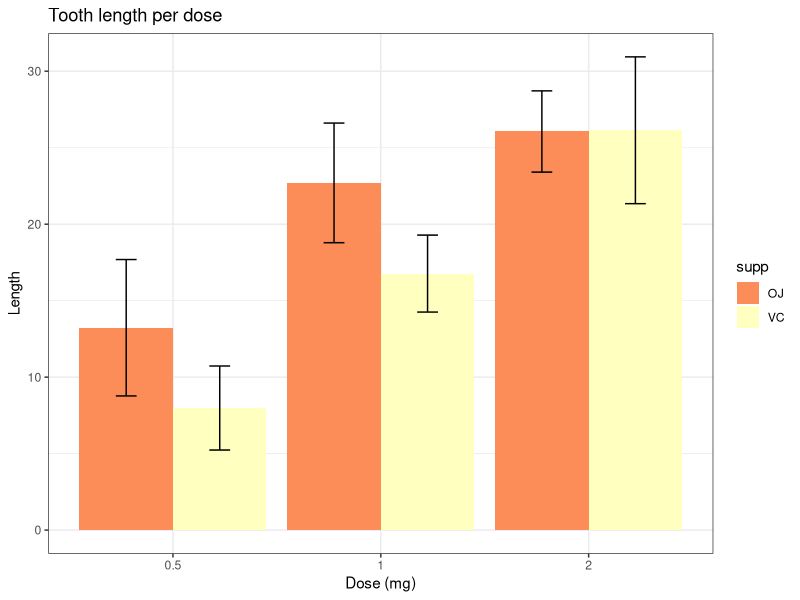
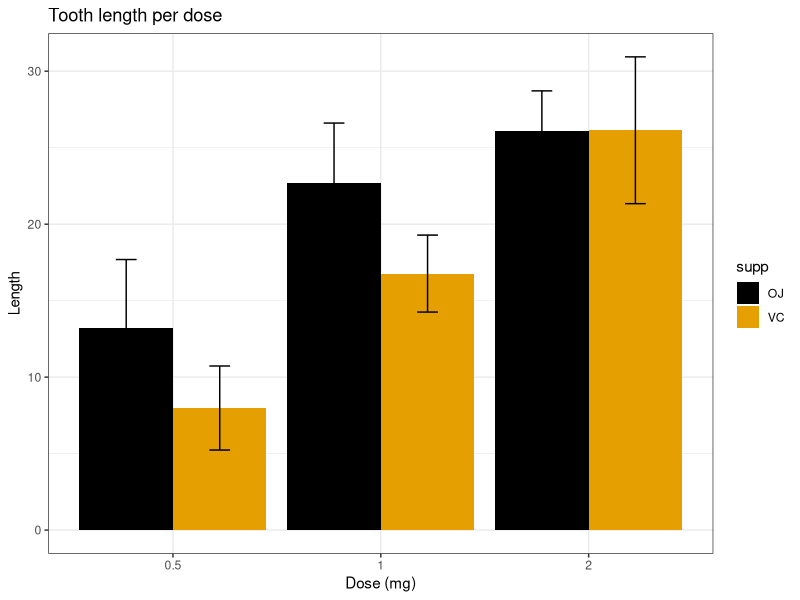
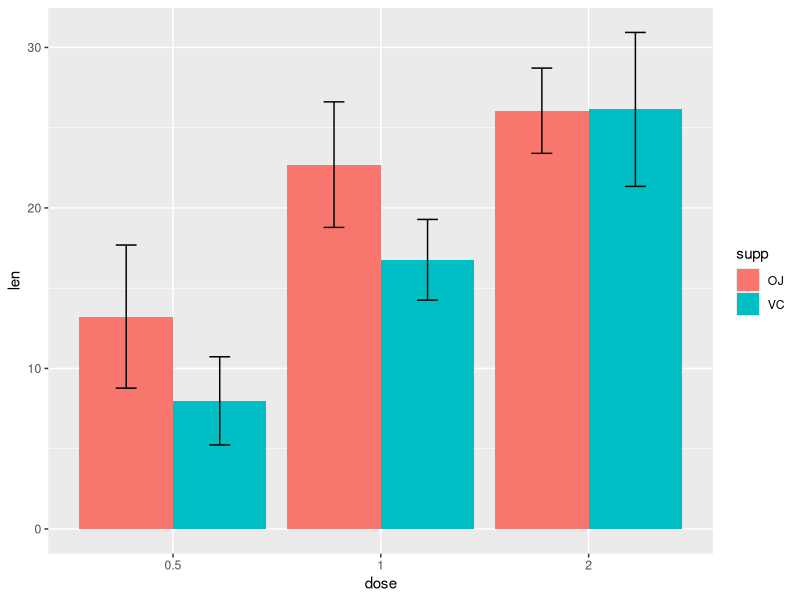

The R script that drew these images, in order:
# bar plot with error bars 
# error can represent sd (standard deviation) or se (standard error)
# se = sd / sqrt(n) 

df = ToothGrowth
str(df)
df$dose = factor(df$dose)
levels(df$dose)

library(dplyr)

summary_df = df %>%
  group_by(supp, dose) %>%
  summarise(mean = mean(len), 
            sd = sd(len))

library(ggplot2)  
p = ggplot(summary_df, aes(dose, mean, fill = supp)) + 
  geom_bar(stat="identity", position=position_dodge()) + 
  geom_errorbar(aes(ymin=mean-sd, ymax=mean+sd), 
                  width=.2,
                  position=position_dodge(.9)) 

p = p + labs(title = "Tooth length per dose", 
         x = "Dose (mg)", 
         y = "Length") + 
  theme_bw()
p + scale_fill_brewer(palette = "Spectral")

cbbPalette <- c("#000000", "#E69F00", "#56B4E9", "#009E73", "#F0E442", "#0072B2", "#D55E00", "#CC79A7")
p + scale_fill_manual(values = cbbPalette)


# http://www.cookbook-r.com/Graphs/Colors_(ggplot2)/

  
# generalize solution!

# http://www.sthda.com/english/wiki/ggplot2-error-bars-quick-start-guide-r-software-and-data-visualization

data_summary <- function(data, varname, groupnames){
  require(plyr)
  summary_func <- function(x, col){
    c(mean = mean(x[[col]], na.rm=TRUE),
      sd = sd(x[[col]], na.rm=TRUE))
  }
  data_sum<-ddply(data, groupnames, .fun=summary_func, varname)
  # ddply: split dataframe by groupnames, and apply .fun
  data_sum <- plyr::rename(data_sum, c("mean" = varname)) 
  # dplyr::rename vs. plyr::rename
  return(data_sum)
}

df2 = data_summary(df, varname = "len", 
                   groupnames = c('supp', 'dose'))

p = ggplot(df2, aes(dose, len, fill = supp)) + 
  geom_bar(stat="identity", position=position_dodge()) + 
  geom_errorbar(aes(ymin=len-sd, ymax=len+sd), 
                width=.2,
                position=position_dodge(.9)) 
p




